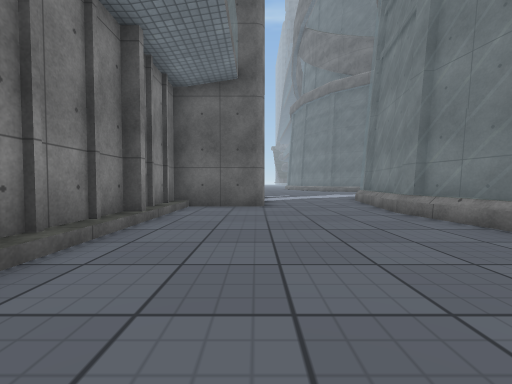
View 1 (above)

16 first-person views from a walk through a Unity game level. The camera is 0.68 m above the floor, tilts 2° down and sees 90° across. The floor is counted in squares, 1 m on a side. Each view is taken from the middle of a square. On the plan, view 1 faces up. The plan holds only what a view shows up to about 9 squares ahead; the rest is blank. The place goes on beyond the plan. Some surface patterns are stand-ins.

View 2
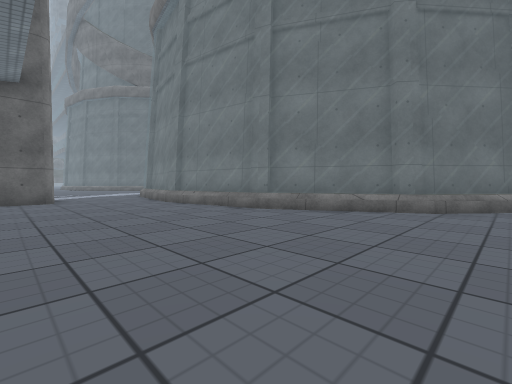

View 3
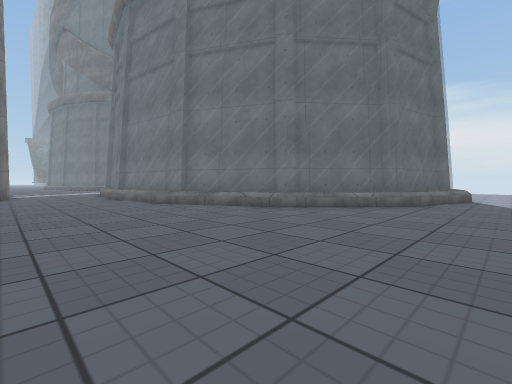

View 4
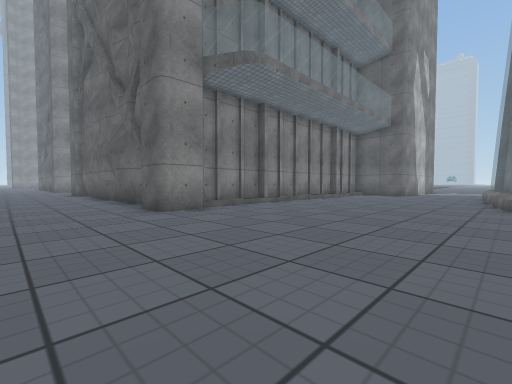

View 5
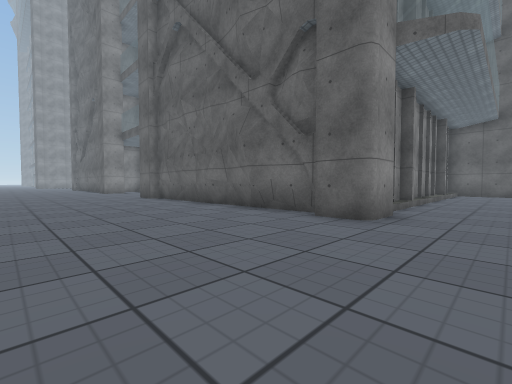

View 6
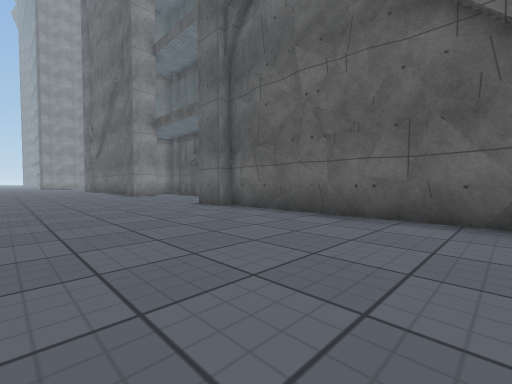

View 7
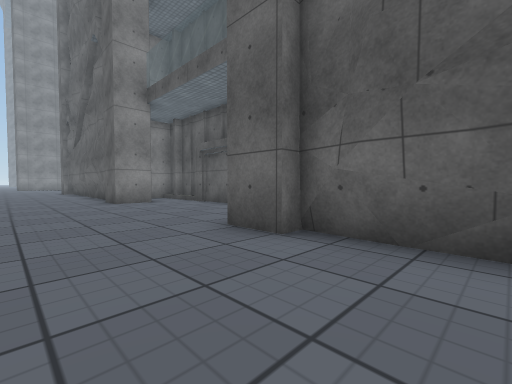

View 8
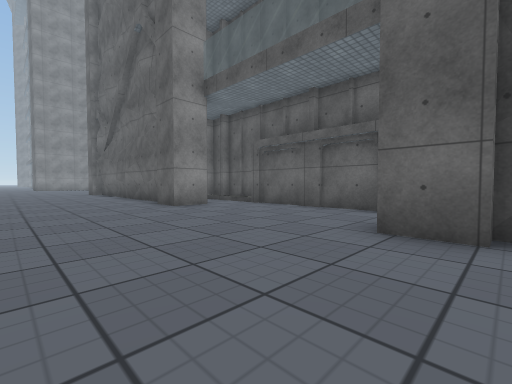

View 9
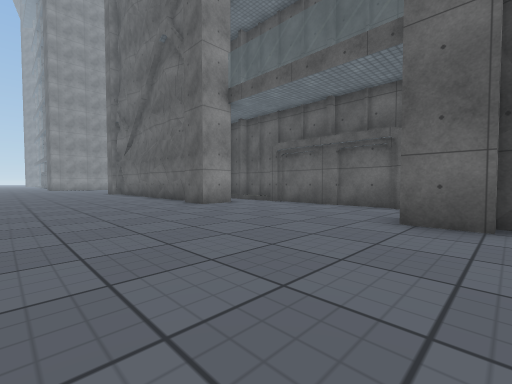

View 10
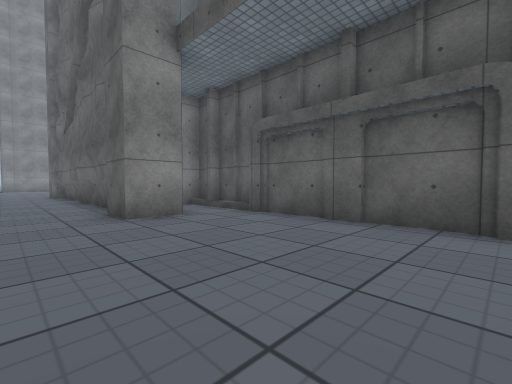

View 11
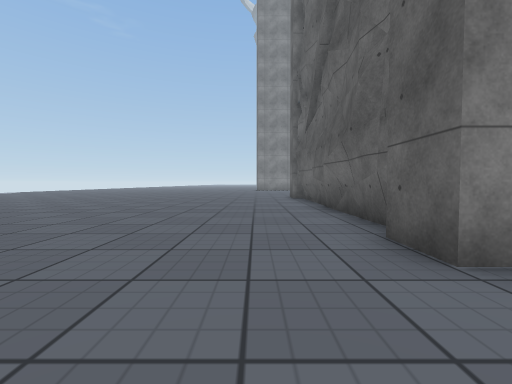

View 12
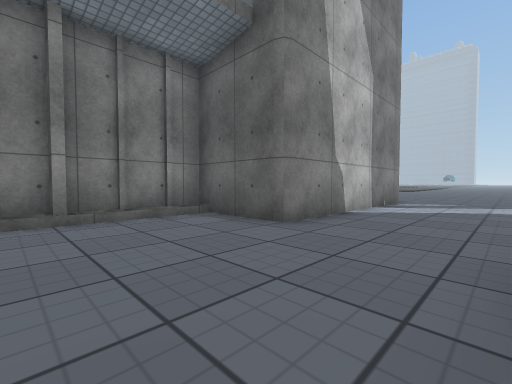

View 13
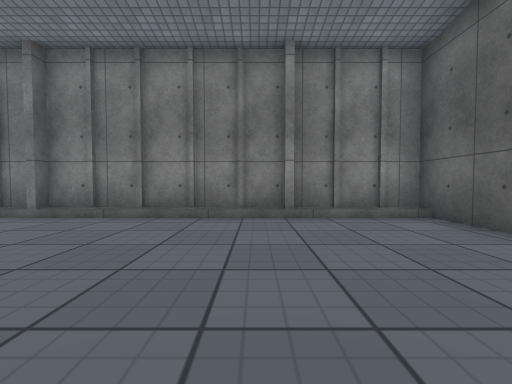

View 14
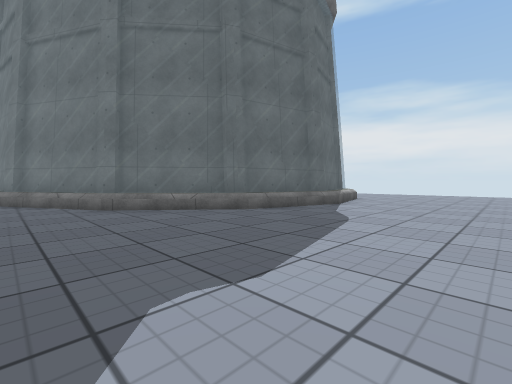

View 15
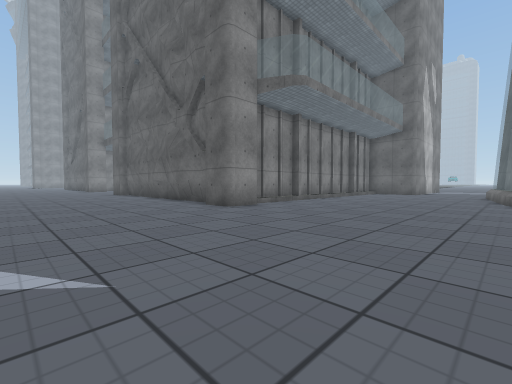

View 16
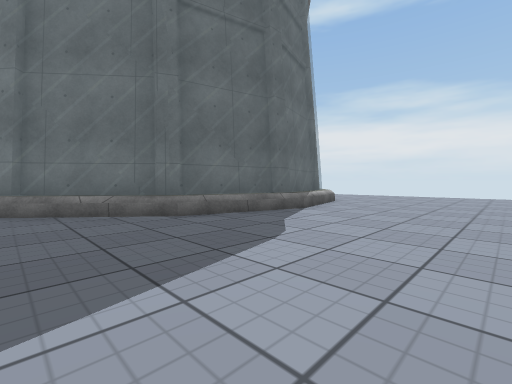

### Floor plan
Key: @ floor where view 1 was taken; # wall or solid block; . floor; / step, stairs or slope; = window, fence, low wall or low ledge.
Columns run from 21 left of view 1 to 10 right of it. Each row starts with its distance up from view 1.
 15                        ..
 14                      #...
 13                      #...
 12                      #...
 11                      #...
 10                      #...
  9                      #...=
  8                   ####...=
  7                   #/.....=
  6                   #/.....#
  5                   #/.....=
  4                   #/.....=
  3                   #/.....=#
  2                   #/.....=#
  1                   #/.....=##
  0                   #/.@....=##
 -1    ######         ##.......=#
 -2    ##...#          #.......=##
 -3    #.....          #........=###
 -4 ####.....###########.........===
 -5 ................................
 -6 ................................
 -7 ................................
 -8 ................................
 -9 ................................

Where each view was taken, in squares from view 1:
view 1: 0 up, 0 right, facing up
view 2: 3 down, 1 left, facing up-right
view 3: 6 down, 0 right, facing up-right
view 4: 7 down, 4 right, facing up-left
view 5: 9 down, 0 right, facing up-left
view 6: 9 down, 5 left, facing up-left
view 7: 7 down, 9 left, facing up-left
view 8: 8 down, 11 left, facing up-left
view 9: 9 down, 11 left, facing up-left
view 10: 6 down, 13 left, facing up-left
view 11: 6 down, 16 left, facing left
view 12: 4 up, 3 right, facing up-left
view 13: 4 up, 3 right, facing left
view 14: 9 down, 4 right, facing up-right
view 15: 9 down, 4 right, facing up-left
view 16: 9 down, 6 right, facing up-right
